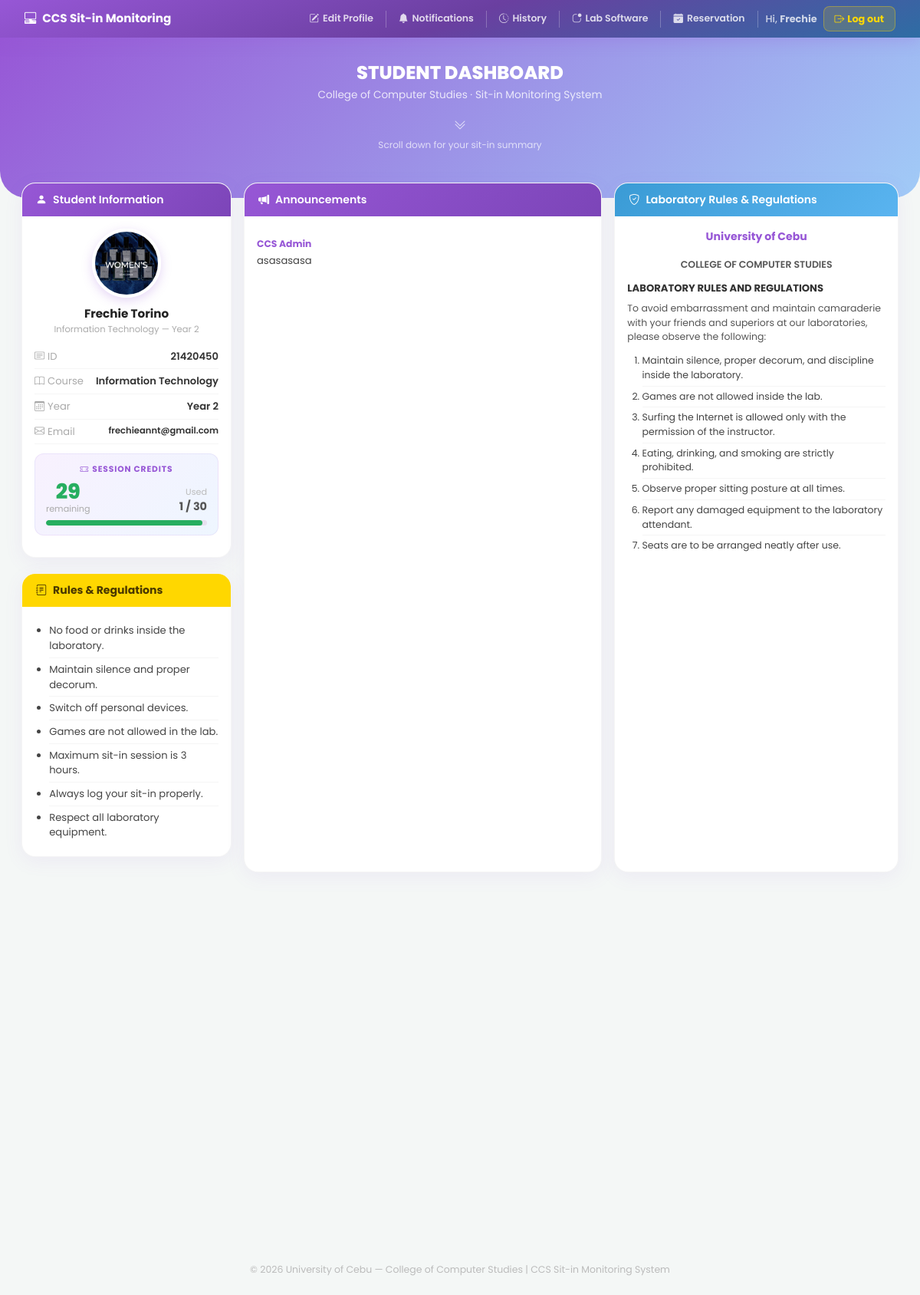
The app's page /students_dashboard.php (signed in) with its own data.
### tables this page shows
CREATE TABLE `users` (
  `id` int(11) NOT NULL,
  `id_number` varchar(100) NOT NULL,
  `last_name` varchar(150) NOT NULL,
  `first_name` varchar(150) NOT NULL,
  `middle_name` varchar(150) DEFAULT NULL,
  `course` varchar(50) DEFAULT NULL,
  `year_level` varchar(10) DEFAULT NULL,
  `email` varchar(255) NOT NULL,
  `password` varchar(255) NOT NULL,
  `address` text DEFAULT NULL,
  `created_at` datetime DEFAULT current_timestamp(),
  `profile_pic` varchar(255) DEFAULT NULL,
  `remaining_session` int(11) DEFAULT 30
);

CREATE TABLE `announcements` (
  `id` int(11) NOT NULL,
  `admin_name` varchar(100) DEFAULT NULL,
  `message` text DEFAULT NULL,
  `created_at` datetime DEFAULT current_timestamp()
);

### students_dashboard.php (the view, shortened to what this page needs)
<?php
$conn = new mysqli("localhost", "root", "", "sysarch");
$id_number = $_SESSION['user'];
$stmt = $conn->prepare("SELECT * FROM users WHERE id_number = ?");
$stmt->bind_param("s", $id_number);
$stmt->execute();
$user = $stmt->get_result()->fetch_assoc();
$profile_pic = !empty($user['profile_pic'])
    ? "uploads/" . $user['profile_pic']
    : 'https://ui-avatars.com/api/?name=' . urlencode($user['first_name'] . ' ' . ($user['last_name'] ?? '')) . '&background=9757d6&color=fff&size=150';
$rem             = intval($user['remaining_session'] ?? 30);
$max_credits     = 30;
$used_sessions   = $max_credits - $rem;
$credits_percent = $max_credits > 0 ? round(($rem / $max_credits) * 100) : 0;
$credits_color   = $rem > 15 ? '#27ae60' : ($rem > 5 ? '#f39c12' : '#e74c3c');
$summary = $conn->query("
    SELECT
        COUNT(*) as total_sessions,
        SUM(TIMESTAMPDIFF(MINUTE, login_time, IFNULL(logout_time, NOW()))) as total_minutes,
        AVG(TIMESTAMPDIFF(MINUTE, login_time, IFNULL(logout_time, NOW()))) as avg_minutes,
        MAX(TIMESTAMPDIFF(MINUTE, login_time, IFNULL(logout_time, NOW()))) as longest_minutes
    FROM sitin_records
    WHERE id_number = '$id_number'
")->fetch_assoc();
$reservations_enabled  = true;
$announcements = $conn->query("SELECT * FROM announcements ORDER BY created_at DESC");
?>
<!DOCTYPE html>
<html lang="en">
<head>
    <link href="https://cdn.jsdelivr.net/npm/bootstrap@5.3.0/dist/css/bootstrap.min.css" rel="stylesheet">
    <link href="https://cdn.jsdelivr.net/npm/bootstrap-icons@1.10.5/font/bootstrap-icons.css" rel="stylesheet">
    <link href="https://cdn.datatables.net/1.13.6/css/dataTables.bootstrap5.min.css" rel="stylesheet">
</head>
<body>
<nav class="navbar navbar-expand-lg">
    <div class="container-fluid">
        <a class="navbar-brand" href="#"><i class="bi bi-pc-display-horizontal me-2"></i>CCS Sit-in Monitoring</a>
        <div class="collapse navbar-collapse" id="navbarMenu">
            <div class="d-flex align-items-center gap-1 ms-auto flex-wrap py-1 py-lg-0">
                <a href="#" class="nav-action-btn" data-bs-toggle="modal" data-bs-target="#editProfileModal"><i class="bi bi-pencil-square"></i><span>Edit Profile</span></a>
                <a href="#" class="nav-action-btn" data-bs-toggle="modal" data-bs-target="#notifModal"><i class="bi bi-bell-fill"></i><span>Notifications</span></a>
                <a href="#" class="nav-action-btn" data-bs-toggle="modal" data-bs-target="#historyModal"><i class="bi bi-clock-history"></i><span>History</span></a>
                <a href="#" class="nav-action-btn" data-bs-toggle="modal" data-bs-target="#softwareModal"><i class="bi bi-app-indicator"></i><span>Lab Software</span></a>
                <?php if ($reservations_enabled): ?>
                    <a href="#" class="nav-action-btn" data-bs-toggle="modal" data-bs-target="#reservationModal"><i class="bi bi-calendar-check-fill"></i><span>Reservation</span></a>
                <?php else: ?>
                    <span class="nav-action-btn" style="opacity:.5;cursor:not-allowed;" title="Reservations are disabled"><i class="bi bi-calendar-x-fill"></i><span>Reservation</span></span>
                <?php endif; ?>
                <span class="nav-welcome ms-1">Hi, <strong><?= htmlspecialchars($user['first_name']) ?></strong></span>
                <a href="#" class="btn-logout-nav ms-1" onclick="confirmLogout(event)"><i class="bi bi-box-arrow-right me-1"></i>Log out</a>
            </div>
        </div>
    </div>
</nav>
<div class="hero-section">
    <h2>Student Dashboard</h2>
    <p>College of Computer Studies · Sit-in Monitoring System</p>
    <div class="scroll-hint">
        <i class="bi bi-chevron-double-down d-block mb-1" style="font-size:1rem;"></i>
        Scroll down for your sit-in summary
    </div>
</div>
<div class="main-wrapper">
    <div class="container-fluid px-0 px-md-2">
        <div class="row g-3">
            <div class="col-lg-3 col-md-4">
                <div class="dash-card">
                    <div class="card-header-purple"><i class="bi bi-person-fill me-2"></i>Student Information</div>
                    <div class="card-body p-3 text-center">
                        <div class="avatar-wrap">
                            <img src="<?= htmlspecialchars($profile_pic) ?>" id="avatarPreview" class="avatar-img"
                                 onerror="this.src='https://ui-avatars.com/api/?name=<?= urlencode($user['first_name'].' '.$user['last_name']) ?>&background=9757d6&color=fff&size=150'">
                        </div>
                        <div style="font-weight:700;font-size:0.95rem;color:#222;"><?= htmlspecialchars($user['first_name'].' '.$user['last_name']) ?></div>
                        <div style="font-size:0.72rem;color:#aaa;margin-bottom:10px;"><?= htmlspecialchars($user['course']) ?> &mdash; Year <?= htmlspecialchars($user['year_level']) ?></div>
                        <div class="info-row"><span class="info-label"><i class="bi bi-card-text me-1"></i>ID</span><span class="info-value"><?= htmlspecialchars($user['id_number']) ?></span></div>
                        <div class="info-row"><span class="info-label"><i class="bi bi-book me-1"></i>Course</span><span class="info-value"><?= htmlspecialchars($user['course']) ?></span></div>
                        <div class="info-row"><span class="info-label"><i class="bi bi-calendar3 me-1"></i>Year</span><span class="info-value">Year <?= htmlspecialchars($user['year_level']) ?></span></div>
                        <div class="info-row"><span class="info-label"><i class="bi bi-envelope me-1"></i>Email</span><span class="info-value" style="font-size:0.72rem;"><?= htmlspecialchars($user['email']) ?></span></div>
                        <div class="credits-box">
                            <div class="credits-title"><i class="bi bi-ticket-perforated me-1"></i>Session Credits</div>
                            <div class="credits-nums">
                                <div>
                                    <div class="credits-big" style="color:<?= $credits_color ?>;"><?= $rem ?></div>
                                    <div class="credits-sub">remaining</div>
                                </div>
                                <div class="text-end">
                                    <div style="font-size:0.7rem;color:#bbb;">Used</div>
                                    <div style="font-size:0.9rem;font-weight:700;color:#555;"><?= $used_sessions ?> / <?= $max_credits ?></div>
                                </div>
                            </div>
                            <div class="credits-bar">
                                <div class="credits-fill" style="width:<?= $credits_percent ?>%;background:<?= $credits_color ?>;"></div>
                            </div>
                        </div>
                    </div>
                </div>
                <div class="dash-card">
                    <div class="card-header-gold"><i class="bi bi-journal-text me-2"></i>Rules &amp; Regulations</div>
                    <div class="card-body p-3">
                        <ul class="rules-list">
                            <li>No food or drinks inside the laboratory.</li>
                            <li>Maintain silence and proper decorum.</li>
                            <li>Switch off personal devices.</li>
                            <li>Games are not allowed in the lab.</li>
                            <li>Maximum sit-in session is 3 hours.</li>
                            <li>Always log your sit-in properly.</li>
                            <li>Respect all laboratory equipment.</li>
                        </ul>
                    </div>
                </div>
            </div>
            <div class="col-lg-5 col-md-8">
                <div class="dash-card h-100">
                    <div class="card-header-purple"><i class="bi bi-megaphone-fill me-2"></i>Announcements</div>
                    <div class="card-body p-3">
                        <?php if ($announcements && $announcements->num_rows > 0): ?>
                            <?php while ($a = $announcements->fetch_assoc()): ?>
                                <div class="ann-item">
                                    <div class="ann-admin"><?= htmlspecialchars($a['admin_name'] ?? 'Admin') ?></div>
                                    <p class="ann-text"><?= htmlspecialchars($a['message'] ?? '') ?></p>
                                </div>
                            <?php endwhile; ?>
                        <?php else: ?>
                            <p class="text-muted mb-0" style="font-size:0.85rem;">No announcements yet.</p>
                        <?php endif; ?>
                    </div>
                </div>
            </div>
            <div class="col-lg-4 d-none d-lg-block">
                <div class="dash-card h-100">
                    <div class="card-header-blue"><i class="bi bi-shield-check me-2"></i>Laboratory Rules &amp; Regulations</div>
                    <div class="card-body p-3">
                        <p style="font-weight:700;text-align:center;color:var(--ccs-purple);font-size:0.88rem;">University of Cebu</p>
                        <p style="font-weight:600;text-align:center;color:#555;font-size:0.78rem;margin-bottom:12px;">COLLEGE OF COMPUTER STUDIES</p>
                        <p style="font-weight:700;font-size:0.82rem;color:#333;margin-bottom:7px;">LABORATORY RULES AND REGULATIONS</p>
                        <p style="font-size:0.78rem;color:#555;margin-bottom:8px;">To avoid embarrassment and maintain camaraderie with your friends and superiors at our laboratories, please observe the following:</p>
                        <ol style="padding-left:1.2rem;">
                            <li style="font-size:0.78rem;color:#444;padding:4px 0;border-bottom:1px solid #f5f5f5;">Maintain silence, proper decorum, and discipline inside the laboratory.</li>
                            <li style="font-size:0.78rem;color:#444;padding:4px 0;border-bottom:1px solid #f5f5f5;">Games are not allowed inside the lab.</li>
                            <li style="font-size:0.78rem;color:#444;padding:4px 0;border-bottom:1px solid #f5f5f5;">Surfing the Internet is allowed only with the permission of the instructor.</li>
                            <li style="font-size:0.78rem;color:#444;padding:4px 0;border-bottom:1px solid #f5f5f5;">Eating, drinking, and smoking are strictly prohibited.</li>
                            <li style="font-size:0.78rem;color:#444;padding:4px 0;border-bottom:1px solid #f5f5f5;">Observe proper sitting posture at all times.</li>
                            <li style="font-size:0.78rem;color:#444;padding:4px 0;border-bottom:1px solid #f5f5f5;">Report any damaged equipment to the laboratory attendant.</li>
                            <li style="font-size:0.78rem;color:#444;padding:4px 0;">Seats are to be arranged neatly after use.</li>
                        </ol>
                    </div>
                </div>
            </div>
        </div>
    </div>
</div>
<footer>&copy; <?= date('Y') ?> University of Cebu &mdash; College of Computer Studies | CCS Sit-in Monitoring System</footer>
</body>
</html>

### students_dashboard.php (style rules this page uses)
:root { --uc-blue: #a1cbf7; --ccs-purple: #9757d6; --ccs-gold: #FFD700; }
* { box-sizing: border-box; }
body { font-family: 'Poppins', sans-serif; background-color: #f4f7f6; margin: 0; overflow-x: hidden; }
.navbar { background: linear-gradient(160deg, var(--ccs-purple) 0%, #6a3fa0 50%, #2e6da4 100%); box-shadow: 0 4px 20px rgba(151,87,214,0.25); padding: 8px 20px; position: sticky; top: 0; z-index: 100; }
.navbar-brand { font-weight: 700; color: white !important; font-size: 0.95rem; }
.nav-action-btn { display: flex; align-items: center; gap: 5px; color: rgba(255,255,255,0.8) !important; font-weight: 600; font-size: 0.78rem; border-radius: 8px; padding: 6px 10px !important; transition: all 0.2s; text-decoration: none; }
.btn-logout-nav { background: rgba(255,215,0,0.15); border: 1px solid rgba(255,215,0,0.35); color: var(--ccs-gold) !important; padding: 6px 14px; border-radius: 8px; font-size: 0.8rem; font-weight: 700; text-decoration: none; transition: all 0.2s; }
.nav-welcome { color: rgba(255,255,255,0.75); font-size: 0.8rem; font-weight: 500; }
.hero-section { background: linear-gradient(135deg, var(--ccs-purple) 0%, var(--uc-blue) 100%); color: white; padding: 32px 20px 60px; border-bottom-left-radius: 35px; border-bottom-right-radius: 35px; text-align: center; }
.hero-section h2 { font-weight: 800; font-size: 1.5rem; text-transform: uppercase; margin-bottom: 4px; }
.hero-section p { opacity: 0.8; font-size: 0.85rem; margin: 0; }
.main-wrapper { margin-top: -36px; padding: 0 20px 40px; }
.dash-card { background: white; border-radius: 18px; box-shadow: 0 6px 24px rgba(151,87,214,0.08); border: 1px solid rgba(0,0,0,0.04); overflow: hidden; margin-bottom: 20px; }
.card-header-purple { background: linear-gradient(135deg, var(--ccs-purple), #7c45b8); color: white; font-weight: 600; font-size: 0.88rem; padding: 11px 18px; }
.card-header-gold { background: var(--ccs-gold); color: #4a3800; font-weight: 700; font-size: 0.88rem; padding: 11px 18px; }
.card-header-blue { background: linear-gradient(135deg, #3a9bd5, #5ab4f0); color: white; font-weight: 600; font-size: 0.88rem; padding: 11px 18px; }
.avatar-wrap { position: relative; width: 90px; height: 90px; margin: 0 auto 10px; }
.avatar-img { width: 100%; height: 100%; border-radius: 50%; object-fit: cover; border: 4px solid white; box-shadow: 0 4px 14px rgba(151,87,214,0.25); }
.info-row { display: flex; justify-content: space-between; align-items: flex-start; padding: 6px 0; border-bottom: 1px solid #f5f5f5; font-size: 0.82rem; gap: 8px; }
.info-label { color: #aaa; white-space: nowrap; }
.info-value { font-weight: 600; color: #333; text-align: right; word-break: break-word; }
.credits-box { background: linear-gradient(135deg,#f8f1fe,#eef6ff); border-radius: 12px; padding: 12px 14px; margin: 12px 0; border: 1px solid rgba(151,87,214,0.1); }
.credits-title { font-size: 0.67rem; text-transform: uppercase; letter-spacing: .08em; color: var(--ccs-purple); font-weight: 700; margin-bottom: 7px; }
.credits-nums { display: flex; justify-content: space-between; align-items: flex-end; margin-bottom: 7px; }
.credits-big { font-size: 1.7rem; font-weight: 800; line-height: 1; }
.credits-sub { font-size: 0.7rem; color: #aaa; }
.credits-bar { height: 7px; border-radius: 4px; background: #e8e0f0; overflow: hidden; }
.credits-fill { height: 100%; border-radius: 4px; transition: width .5s ease; }
.ann-item { padding: 11px 0; border-bottom: 1px solid #f0f0f0; }
.ann-item:last-child { border-bottom: none; }
.ann-item .ann-admin { font-size: 0.77rem; font-weight: 700; color: var(--ccs-purple); margin-bottom: 2px; }
.ann-item .ann-text { font-size: 0.82rem; color: #444; margin: 0; }
.rules-list { padding-left: 1.2rem; margin: 0; }
.rules-list li { padding: 5px 0; border-bottom: 1px solid #f5f5f5; font-size: 0.82rem; color: #444; }
.rules-list li:last-child { border-bottom: none; }
.scroll-hint { margin-top: 18px; animation: bounce 2s infinite; opacity: 0.7; font-size: 0.75rem; color: white; }
footer { padding:24px 0; text-align:center; color:#bbb; font-size:0.78rem; }

### records on screen
users: first_name "Frechie", profile_pic (picture), first_name+last_name "Frechie Torino", course "Information Technology", year_level "2", id_number "21420450", email "frechieannt@gmail.com", remaining_session "29", remaining_session "1"
announcements: admin_name "CCS Admin", message "asasasasa"

### other values on screen
$max_credits "30"
